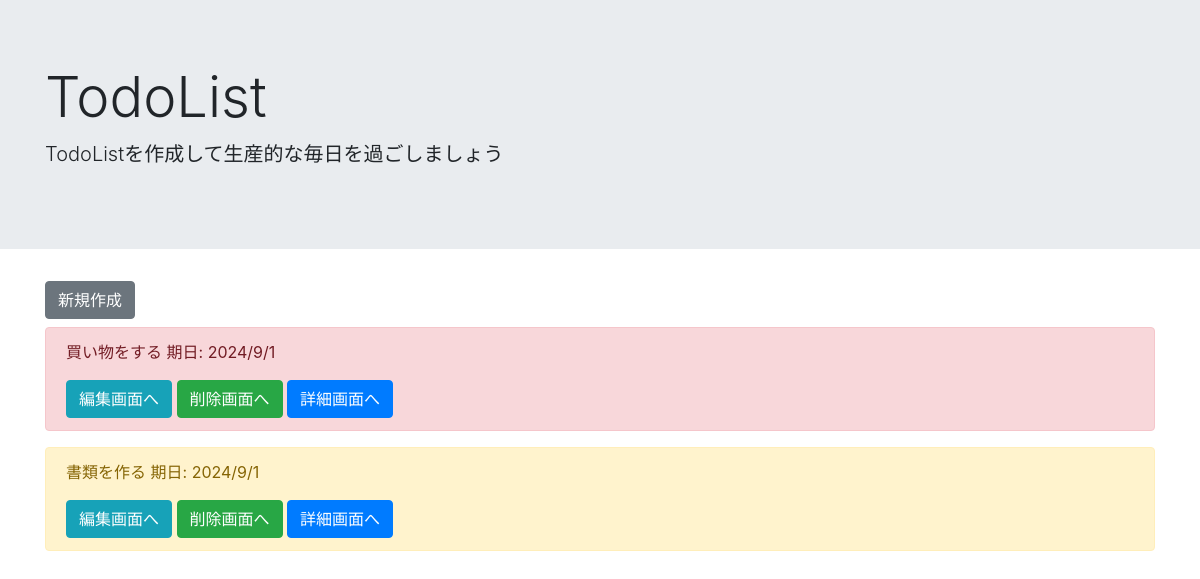
The page /list/ on the database as committed earlier.
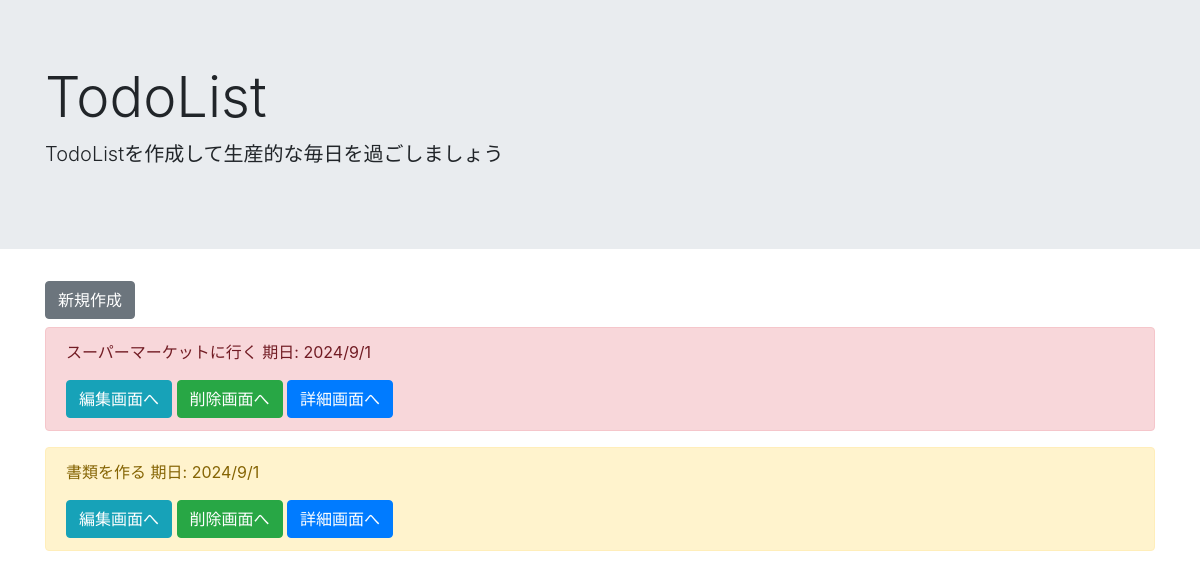
The same page on the database as committed later.
### todo/models.py (models this page shows, shortened)
class TodoModel(models.Model):
    title = models.CharField(max_length=100)
    memo = models.TextField()
    priority = models.CharField(
        max_length=50,
        choices=CHOICE
        )
    duedate = models.DateField()

### todo/views.py (the view)
# urls.py: path('list/', TodoList.as_view(), name='list'),
class TodoList(ListView):
    template_name = 'list.html'
    model = TodoModel

### templates/list.html
{% extends 'base.html' %}
{% block header %}
    <div class="jumbotron jumbotron-fluid">
        <div class="container">
        <h1 class="display-4">TodoList</h1>
        <p class="lead">TodoListを作成して生産的な毎日を過ごしましょう</p>
        </div>
    </div>
{% endblock header %}
{% block content %}
<div class="container">
    <a href="{% url 'create' %}" class="btn btn-secondary mb-2" tabindex="-1" role="button" aria-disabled="true">新規作成</a>
    {% for item in object_list %}
        <div class="alert alert-{{ item.priority }}" role="alert">
            <p>{{ item.title }} 期日: {{ item.duedate | date:"o/n/j" }}</p>
            <a href="{% url 'update' item.pk %}" class="btn btn-info" tabindex="-1" role="button" aria-disabled="true">編集画面へ</a>
            <a href="{% url 'delete' item.pk %}" class="btn btn-success" tabindex="-1" role="button" aria-disabled="true">削除画面へ</a>
            <a href="{% url 'detail' item.pk %}" class="btn btn-primary" tabindex="-1" role="button" aria-disabled="true">詳細画面へ</a>
        </div>
    {% endfor %}
</div>
{% endblock content %}

Rows that differ between the two databases and show on the page:
changed TodoModel: title "買い物をする" → "スーパーマーケットに行く"
